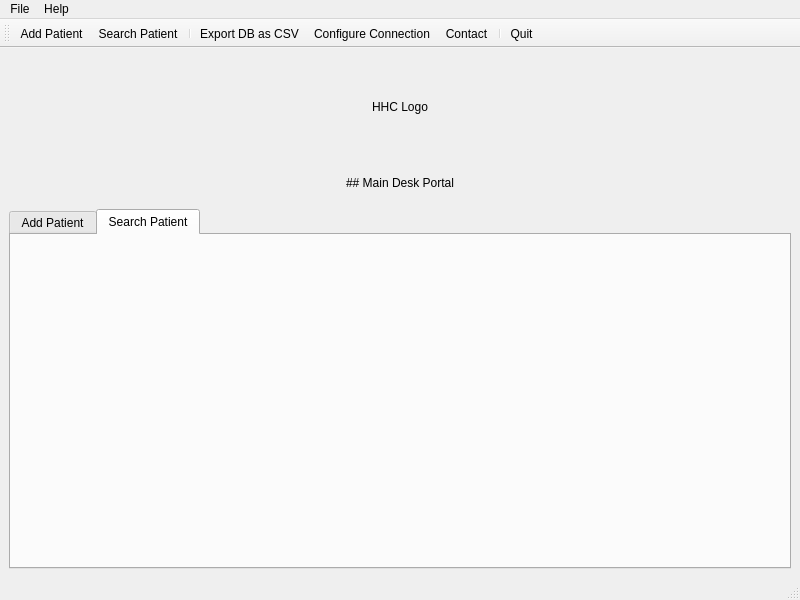
<?xml version="1.0" encoding="UTF-8"?>
<ui version="4.0">
 <class>MainWindow</class>
 <widget class="QMainWindow" name="MainWindow">
  <property name="geometry">
   <rect>
    <x>0</x>
    <y>0</y>
    <width>800</width>
    <height>600</height>
   </rect>
  </property>
  <property name="windowTitle">
   <string>HHC - Patient Registration</string>
  </property>
  <widget class="QWidget" name="centralwidget">
   <layout class="QGridLayout" name="gridLayout">
    <item row="1" column="0">
     <widget class="QLabel" name="lbl_portal_name">
      <property name="minimumSize">
       <size>
        <width>0</width>
        <height>40</height>
       </size>
      </property>
      <property name="text">
       <string>## Main Desk Portal</string>
      </property>
      <property name="textFormat">
       <enum>Qt::MarkdownText</enum>
      </property>
      <property name="alignment">
       <set>Qt::AlignCenter</set>
      </property>
     </widget>
    </item>
    <item row="0" column="0">
     <widget class="QLabel" name="lbl_logo">
      <property name="sizePolicy">
       <sizepolicy hsizetype="Preferred" vsizetype="Preferred">
        <horstretch>0</horstretch>
        <verstretch>0</verstretch>
       </sizepolicy>
      </property>
      <property name="minimumSize">
       <size>
        <width>600</width>
        <height>100</height>
       </size>
      </property>
      <property name="maximumSize">
       <size>
        <width>10000</width>
        <height>600</height>
       </size>
      </property>
      <property name="baseSize">
       <size>
        <width>800</width>
        <height>200</height>
       </size>
      </property>
      <property name="text">
       <string>HHC Logo</string>
      </property>
      <property name="alignment">
       <set>Qt::AlignCenter</set>
      </property>
     </widget>
    </item>
    <item row="2" column="0">
     <widget class="QTabWidget" name="multi_tabs">
      <property name="tabPosition">
       <enum>QTabWidget::North</enum>
      </property>
      <property name="tabShape">
       <enum>QTabWidget::Rounded</enum>
      </property>
      <property name="currentIndex">
       <number>1</number>
      </property>
      <property name="elideMode">
       <enum>Qt::ElideNone</enum>
      </property>
      <widget class="AddPatient" name="tab_register">
       <attribute name="title">
        <string>Add Patient</string>
       </attribute>
      </widget>
      <widget class="SearchPatient" name="tab_search">
       <attribute name="title">
        <string>Search Patient</string>
       </attribute>
      </widget>
     </widget>
    </item>
   </layout>
  </widget>
  <widget class="QMenuBar" name="menubar">
   <property name="geometry">
    <rect>
     <x>0</x>
     <y>0</y>
     <width>800</width>
     <height>20</height>
    </rect>
   </property>
   <widget class="QMenu" name="menuAbout">
    <property name="title">
     <string>Help</string>
    </property>
    <addaction name="separator"/>
    <addaction name="actionConfigure_Connection"/>
    <addaction name="actionExport_DB_as_Excel"/>
    <addaction name="separator"/>
    <addaction name="actionAbout"/>
    <addaction name="actionContact"/>
   </widget>
   <widget class="QMenu" name="menuFile">
    <property name="title">
     <string>File</string>
    </property>
    <addaction name="actionAdd_Patient"/>
    <addaction name="actionSearch_Patient"/>
    <addaction name="separator"/>
    <addaction name="separator"/>
    <addaction name="separator"/>
    <addaction name="actionQuit"/>
   </widget>
   <addaction name="menuFile"/>
   <addaction name="menuAbout"/>
  </widget>
  <widget class="QStatusBar" name="statusbar"/>
  <widget class="QToolBar" name="toolBar">
   <property name="windowTitle">
    <string>toolBar</string>
   </property>
   <attribute name="toolBarArea">
    <enum>TopToolBarArea</enum>
   </attribute>
   <attribute name="toolBarBreak">
    <bool>false</bool>
   </attribute>
   <addaction name="actionAdd_Patient"/>
   <addaction name="actionSearch_Patient"/>
   <addaction name="separator"/>
   <addaction name="actionExport_DB_as_Excel"/>
   <addaction name="actionConfigure_Connection"/>
   <addaction name="actionContact"/>
   <addaction name="separator"/>
   <addaction name="actionQuit"/>
  </widget>
  <action name="actionAbout">
   <property name="icon">
    <iconset resource="hhc_resources.qrc">
     <normaloff>:/assets/assets/icons/about-48.png</normaloff>:/assets/assets/icons/about-48.png</iconset>
   </property>
   <property name="text">
    <string>About</string>
   </property>
   <property name="shortcut">
    <string>Ctrl+F1</string>
   </property>
  </action>
  <action name="actionQuit">
   <property name="icon">
    <iconset resource="hhc_resources.qrc">
     <normaloff>:/assets/assets/icons/close-48.png</normaloff>:/assets/assets/icons/close-48.png</iconset>
   </property>
   <property name="text">
    <string>Quit</string>
   </property>
   <property name="shortcut">
    <string>Ctrl+Q</string>
   </property>
  </action>
  <action name="actionContact">
   <property name="icon">
    <iconset resource="hhc_resources.qrc">
     <normaloff>:/assets/assets/icons/contact-48.png</normaloff>:/assets/assets/icons/contact-48.png</iconset>
   </property>
   <property name="text">
    <string>Contact</string>
   </property>
   <property name="shortcut">
    <string>Ctrl+F2</string>
   </property>
  </action>
  <action name="actionAdd_Patient">
   <property name="icon">
    <iconset resource="hhc_resources.qrc">
     <normaloff>:/assets/assets/icons/add-user-male-48.png</normaloff>:/assets/assets/icons/add-user-male-48.png</iconset>
   </property>
   <property name="text">
    <string>Add Patient</string>
   </property>
   <property name="shortcut">
    <string>Ctrl+D</string>
   </property>
  </action>
  <action name="actionSearch_Patient">
   <property name="icon">
    <iconset resource="hhc_resources.qrc">
     <normaloff>:/assets/assets/icons/find-user-male-48.png</normaloff>:/assets/assets/icons/find-user-male-48.png</iconset>
   </property>
   <property name="text">
    <string>Search Patient</string>
   </property>
   <property name="shortcut">
    <string>Ctrl+S</string>
   </property>
  </action>
  <action name="actionConfigure_Connection">
   <property name="icon">
    <iconset resource="hhc_resources.qrc">
     <normaloff>:/assets/assets/icons/config-48.png</normaloff>:/assets/assets/icons/config-48.png</iconset>
   </property>
   <property name="text">
    <string>Configure Connection</string>
   </property>
  </action>
  <action name="actionExport_DB_as_Excel">
   <property name="icon">
    <iconset resource="hhc_resources.qrc">
     <normaloff>:/assets/assets/icons/export-csv-96.png</normaloff>:/assets/assets/icons/export-csv-96.png</iconset>
   </property>
   <property name="text">
    <string>Export DB as CSV</string>
   </property>
   <property name="toolTip">
    <string>Export DB as CSV File</string>
   </property>
  </action>
 </widget>
 <customwidgets>
  <customwidget>
   <class>AddPatient</class>
   <extends>QWidget</extends>
   <header>addpatient.h</header>
   <container>1</container>
  </customwidget>
  <customwidget>
   <class>SearchPatient</class>
   <extends>QWidget</extends>
   <header>searchpatient.h</header>
   <container>1</container>
  </customwidget>
 </customwidgets>
 <resources>
  <include location="hhc_resources.qrc"/>
 </resources>
 <connections/>
</ui>
